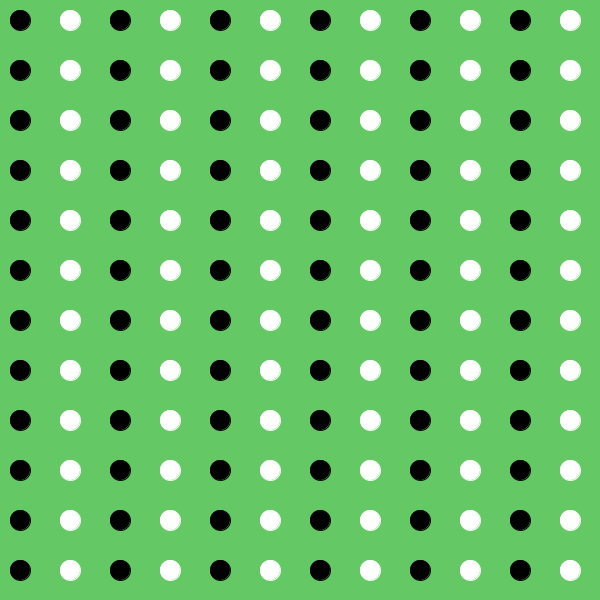
Frame 1 (no input)
Frame 60 (the mouse pressed at the canvas centre just before this capture): identical to frame 1, image omitted
Frame 120 (the mouse held since frame 60 and released just before this capture): identical to frame 1, image omitted

The Processing sketch that drew this single still picture (run headless with seeded random() and noise(); from frame 60 on, the mouse is pressed at the canvas centre):

// Processing sketch: pattern02
// ── pattern02.pde
void setup(){
  size(600,600);
  fill(0);
  rectMode(CENTER);
}

void draw(){
  background(100, 200, 100);
  int c=0;
  int f = 0;
  for(int i=20; i<width; i+=50){
    c++; f=0;
    for(int j=20; j<height; j+=50){
      f++;
      if(c%2==0){
        fill(255); stroke(255);
      }
      else {
        fill(0); stroke(0);
      }
      ellipse(i, j, 20, 20);
    }
  }
}
